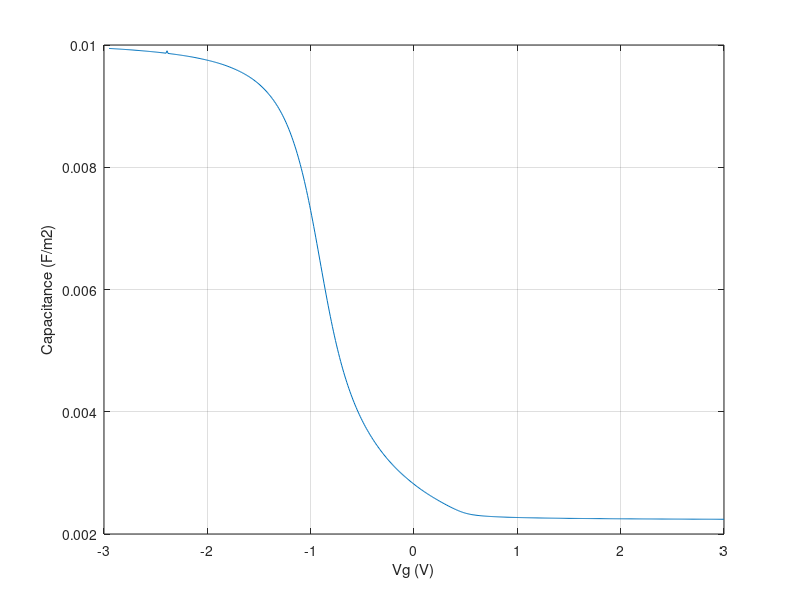

Write the MATLAB code that produced this figure.
%%Parameters

%constants
q = 1.6e-19;             %charge
eps_0 = 8.85e-12; 
VkBT = 26e-3;            %KBT/q at 300k

%semiconductor
Nsub = -1e18*1e6;        %negative for NMOS and positive for PMOS
k_si = 12;               %Dielectric Constant
ni = 1.5e10*1e6;         %Intriensic carrier concentration
Eg = 1.1*q;              %Bandgap
L = 250e-9;                %substrate thickness
eps_si = k_si*eps_0;     %Permitivity
chi_si = 4.05*q;

if Nsub < 0
    psub = abs(Nsub); nsub = ni^2/abs(Nsub);  
elseif Nsub > 0
    psub = ni^2/Nsub; nsub = Nsub;
else
    psub = ni; nsub = ni;
end

%Oxide
tox = 3e-9;            %Thickness
k_ox = 4;               %Dielectric constant
Eg_ox = 9*q;            %Bandgap
eps_ox = k_ox*eps_0;    %Permittivity
Ec_off = 3.1*q;         %Conduction band offset
C_ox = eps_ox/tox;

%Flatband/Metal related
tm = 3e-9;   %Thickness
phi_m = chi_si/q;
phi_b = -sign(Nsub)*VkBT*log(abs(Nsub)/ni); %(Ei - Ef)/q of semiconductor
phi_s = chi_si/q -sign(Nsub)*Eg/(2*q) + phi_b;
Vfb = phi_m - phi_s;            %n+/nmos, p+/pmos

%solver
dx = 1e-9;    %meshing size
NRmax = 10;   %Maximum NR iterations
tol = 1e-6;    %Error tolerance in potential

%% mesh
xox = -tox:dx:0;
xsi = dx:dx:L;
x = [xox,xsi];
N = length(x);    %number of points
iox = (x <= 0);
isi = (x > 0);
i0 = find(x==0);
 
%% Newton Raphson - Matrices

ki = k_ox*iox + k_si*isi;
kip = 0.5*(ki + circshift(ki,-1));
kim = 0.5*(ki + circshift(ki,1));
kipm = kip + kim;
A = (diag(kipm,0) - diag(kip(1:end-1),1) - diag(kim(2:end),-1));
A(1,:) = 0; A(1,1) = 1;
A(N,:) = 0; A(N,N) = 1;

b = zeros(N,1);
psi = zeros(N,1);

%% Input

 Vs = (-3:0.01:3);%different Vg's
 Vwig = 10e-3;
 Vright = 0;
 %sweep_type = 1;0 = LFCV,1 = HFCV,2 = Fast sweep
 
 
%% Newton-Raphson - Iterations
for sweep_type = 1
    Caps = zeros(length(Vs),1)';
    psi_ss = zeros(length(Vs),1)';
    
    %voltage sweep
    for j=1:length(Vs)
        Vg = Vs(j);
        %inputs at each voltage
        V1 = Vg -Vfb;
        V2 = V1 + Vwig;
        Qsub = [];
        
        %bias point
        Vleft = V1;
        for i = 1:NRmax
            %figure(2);plot(x,psi);hold on
            %generate b
            psi_si = psi(isi);
            psi_s = psi(i0);
            p = psub*exp(-psi_si/VkBT);
            n = nsub*exp(psi_si/VkBT);
            delp = -1/VkBT*p;
            deln = 1/VkBT*n;
            
            if sweep_type == 2 
                minc = 0;
                delminc = 0;
    
                if sign(Nsub) == 1
                    majc = n;
                    delmajc = deln;
                elseif sign(Nsub) == -1
                    majc = p;
                    delmajc = delp;
                end
                
            else 
                if sign(Nsub) == 1
                    majc = n;
                    delmajc = deln;
                    minc = p;
                    delminc = delp;
                elseif sign(Nsub) == -1
                    majc = p;
                    delmajc = delp;
                    minc = n;
                    delminc = deln;
                end
            end
           rho_ox = zeros(size(xox)); 
           rho_si = q*(Nsub + sign(Nsub)*(minc - majc));
           rho = [rho_ox'; rho_si];
           b = rho*dx^2/eps_0;
           b(1) = Vleft; b(N) = Vright;
           f = A*psi - b;
           
           %jacobian
           delrho_ox = zeros(size(xox));
           delrho_si = q*(sign(Nsub)*(delminc - delmajc));
           
           delrho = [delrho_ox'; delrho_si];
           delb = delrho*dx^2/eps_0;
           delb(1) = 0; delb(N) = 0;
           J = A - diag(delb);
           % J(i0,i0 + 1) = J(i0,i0 + 1) - ditdq*dx^2/eps_0;
           dV = -J\f;
           if max(abs(dV)) < tol
               break;
               
           end
           psi = psi + dV;
        end
        
        Q1 = sum(rho_si)*dx;
        minc1 = minc;
        
        %wiggle point
        Vleft = V2;
        for i = 1:NRmax
            %figure(2);plot(x,psi);hold on
            %generate b
            psi_si = psi(isi);
            psi_s = psi(i0);
            
            p = psub*exp(-psi_si/VkBT);
            n = nsub*exp(psi_si/VkBT);
            delp = -1/VkBT*p;
            deln = 1/VkBT*n;
            
            if sweep_type == 2 
                minc = 0;
                delminc = 0;
                if sign(Nsub) == 1
                    majc = n;
                    delmajc = deln;
                elseif sign(Nsub) == -1
                    majc = p;
                    delmajc = delp;
                end
            elseif sweep_type == 1
                minc = minc1;
                delminc = 0;
                if sign(Nsub) == 1
                    majc = n;
                    delmajc = deln;
                elseif sign(Nsub) == -1
                    majc = p;
                    delmajc = delp;
                end
             elseif sweep_type == 0 
                if sign(Nsub) == 1
                    majc = n;
                    delmajc = deln;
                    minc = p;
                    delminc = delp;
                elseif sign(Nsub) == -1
                    majc = p;
                    delmajc = delp;
                    minc = n;
                    delminc = deln;
                end
            end
           rho_ox = zeros(size(xox)); 
           rho_si = q*(Nsub + sign(Nsub)*(minc - majc));
           rho = [rho_ox'; rho_si];
           b = rho*dx^2/eps_0;
           b(1) = Vleft; b(N) = Vright;
           f = A*psi - b;
           
           %jacobian
           delrho_ox = zeros(size(xox));
           delrho_si = q*(sign(Nsub)*(delminc - delmajc));
           
           delrho = [delrho_ox'; delrho_si];
           delb = delrho*dx^2/eps_0;
           delb(1) = 0; delb(N) = 0;
           J = A - diag(delb);
           % J(i0,i0 + 1) = J(i0,i0 + 1) - ditdq*dx^2/eps_0;
           dV = -J\f;
           if max(abs(dV)) < tol
               break;
               
           end
           psi = psi + dV;
        end
        
        Q2 = sum(rho_si)*dx ;
        psi_ss(j) = psi_s;
        Cap = 1/Vwig*(Q1 - Q2);
        Caps(j) = Cap;
    end  
    figure(3);
    plot(Vs(Vs>-2.96),Caps(Vs>-2.96));
    
    xlabel('Vg (V)');
    ylabel('Capacitance (F/m2)');
    grid on
    hold on
   
end
csvwrite('C_valS.csv',Caps)
csvwrite('V_valS.csv',Vs)

